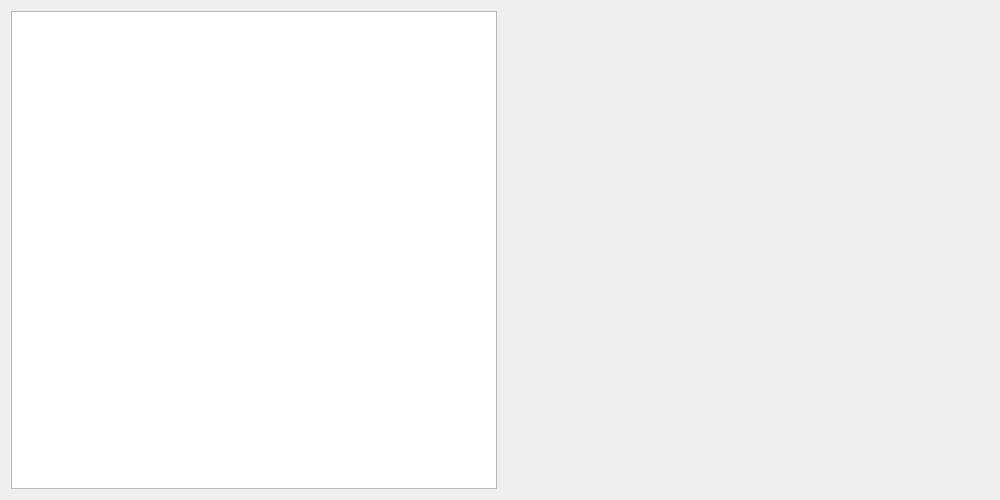
<?xml version="1.0" encoding="UTF-8"?>
<ui version="4.0">
 <class>NormalizationWindow</class>
 <widget class="QWidget" name="NormalizationWindow">
  <property name="geometry">
   <rect>
    <x>0</x>
    <y>0</y>
    <width>1000</width>
    <height>500</height>
   </rect>
  </property>
  <property name="windowTitle">
   <string>Set normalization reference film</string>
  </property>
  <layout class="QHBoxLayout" name="horizontalLayout" stretch="1,1">
   <item>
    <widget class="MyGraphicsView" name="graphicsView"/>
   </item>
   <item>
    <layout class="QVBoxLayout" name="verticalLayout" stretch="1,1,1">
     <item>
      <widget class="ProcessStepWidget" name="processStepWidget_1" native="true"/>
     </item>
     <item>
      <widget class="ProcessStepWidget" name="processStepWidget_2" native="true"/>
     </item>
     <item>
      <widget class="ProcessStepWidget" name="processStepWidget_3" native="true"/>
     </item>
    </layout>
   </item>
  </layout>
 </widget>
 <customwidgets>
  <customwidget>
   <class>MyGraphicsView</class>
   <extends>QGraphicsView</extends>
   <header>my_graphics_view.h</header>
  </customwidget>
  <customwidget>
   <class>ProcessStepWidget</class>
   <extends>QWidget</extends>
   <header>process_step_widget.h</header>
   <container>1</container>
  </customwidget>
 </customwidgets>
 <resources/>
 <connections/>
</ui>
